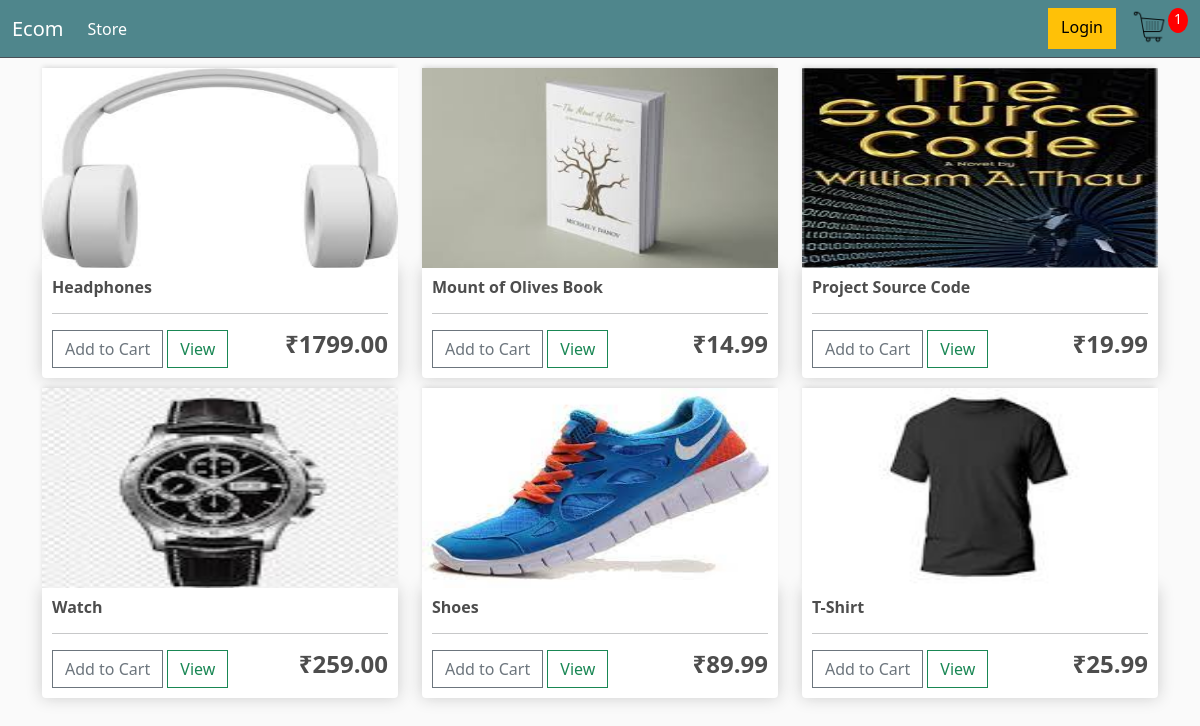
Before: / (signed in) with the older database file.
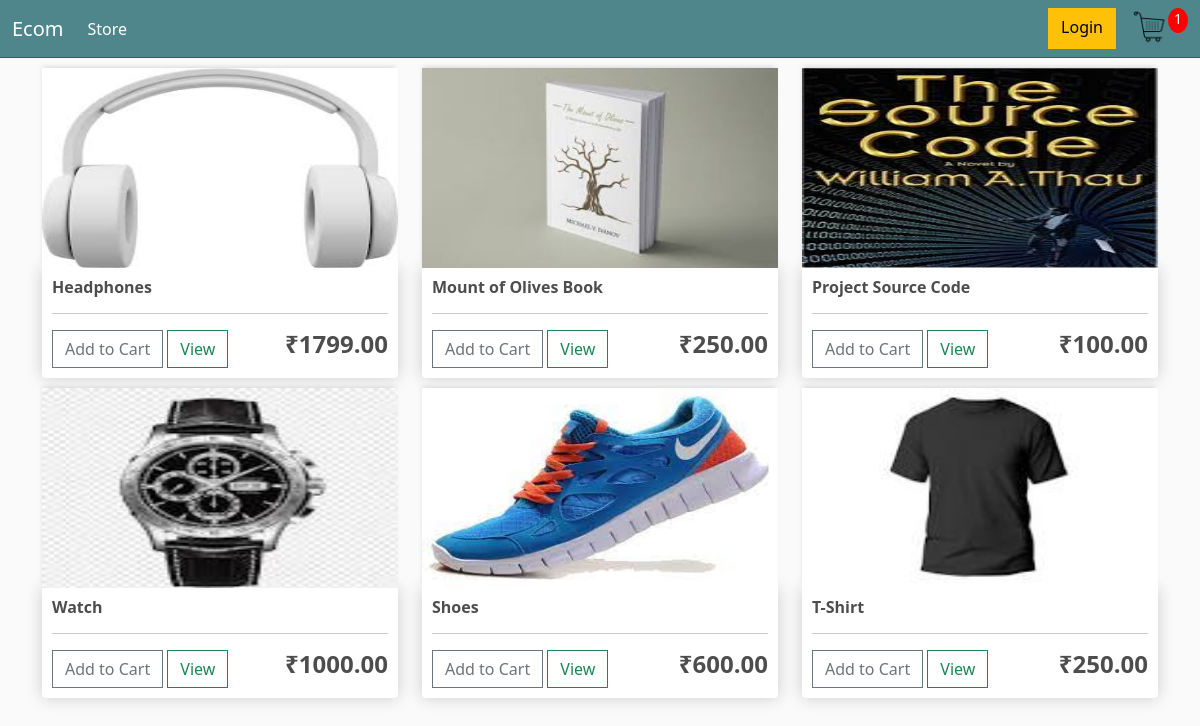
After: the same page with the newer database file.
### store/models.py (models this page shows, shortened)
class Product(models.Model):
    name=models.CharField(max_length=200,null=True)
    price=models.IntegerField(null=True,blank=True)
    digital=models.BooleanField(default=False,null=True,blank=False)
    image=models.ImageField(null=True,blank=True)
    @property
    def imageURL(self):
        try:
            url=self.image.url
        except:
            url=''
        return url

### store/views.py (the view)
# urls.py: path('',include('store.urls')),
def store(request):
    data=cartData(request)
    cartitems=data['cartitems']
    products=Product.objects.all()
    context={"products":products,'cartitems':cartitems}
    return render(request,'store/store.html',context)

### store/models.py (called while the page is built)
    @property
    def get_cart_items(self):
        orderitems=self.orderitem_set.all()
        total=sum([item.quantity for item in orderitems])
        return total

### store/utils.py (called while the page is built)
def cartData(request):
    if request.user.is_authenticated:
        customer=request.user.customer
        order,created=Order.objects.get_or_create(customer=customer,complete=False)
        items=order.orderitem_set.all()
        cartitems=order.get_cart_items
    else:
        cookiedata=cookieCart(request)
        cartitems=cookiedata['cartitems']
        order=cookiedata['order']
        items=cookiedata['items']
    return {'items':items,"order":order,'cartitems':cartitems}

### store/templates/store/store.html
{% extends 'store/main.html' %}
{% load static %}
{%block content%}
    <div class="row">
        {%for product in products%}
        <div class="col-lg-4">
            <img class="thumbnail" src="{{product.imageURL}}">
            <div class="box-element product">
                <h6><strong>{{product.name}}</strong></h6>
                <hr>
                <button data-product="{{product.id}}" data-action="add" class="btn btn-outline-secondary add-btn update-cart">Add to Cart</button>
				<a class="btn btn-outline-success" href="#">View</a>
				<h4 style="float: right;"><strong>₹{{product.price|floatformat:2}}</strong></h4>
            </div>
        </div>
        {%endfor%}
    </div>
{%endblock content%}

Changed rows visible on the page:
changed Product "Mount of Olives Book": price "14.99" → "250.00"
changed Product "Project Source Code": price "19.99" → "100.00"
changed Product "Watch": price "259.00" → "1000.00"
changed Product "Shoes": price "89.99" → "600.00"
changed Product "T-Shirt": price "25.99" → "250.00"
